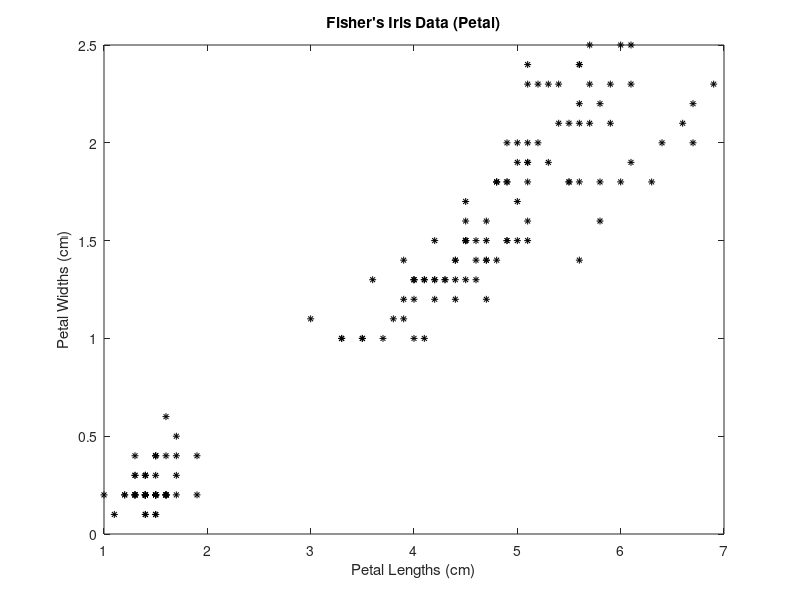
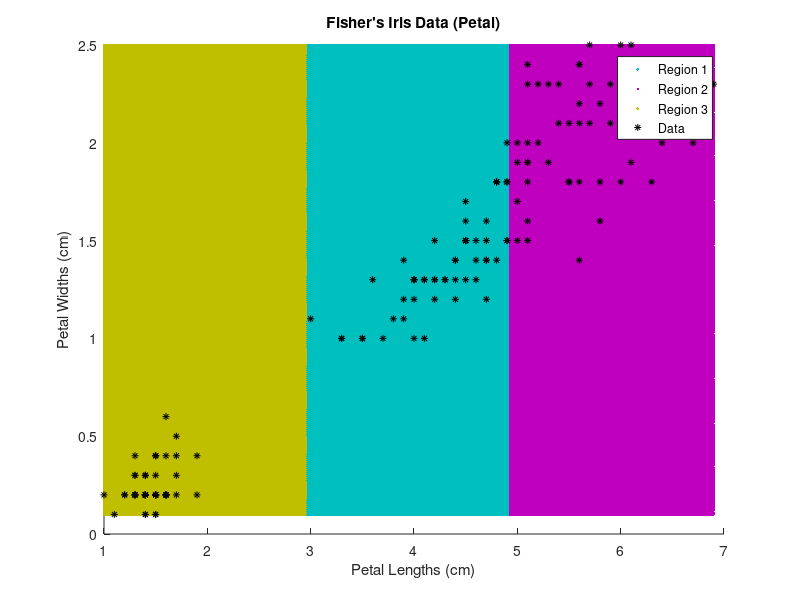
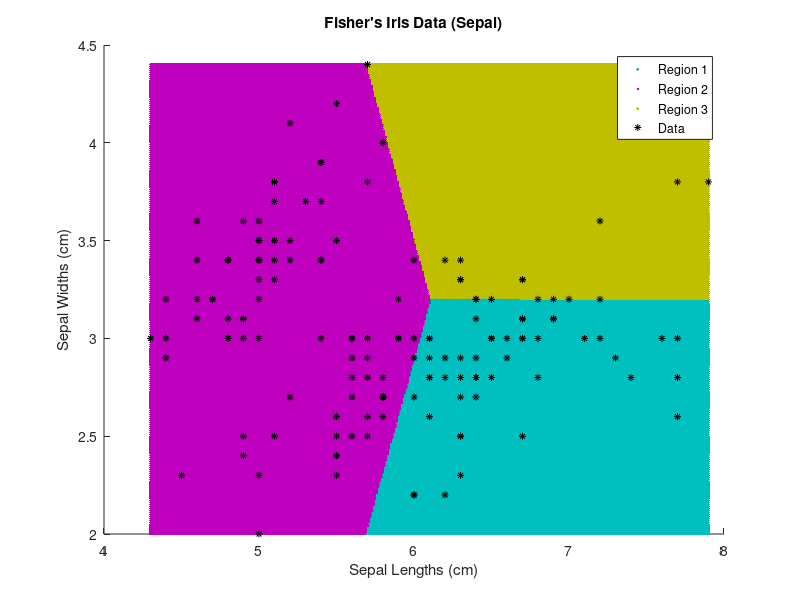

These charts were generated, in order, by the following MATLAB code:
%{
==========================================
Homework 3 Question 4 Code
Name       : Chase Lotito
University : Southern Illinois University
Course     : ECE469
==========================================
Description:
K-Means Clustering
==========================================
%}

load fisheriris
X = meas(:,3:4);  % extract petal lengths and widths

% (A) X IS 2D, VISUALIZE IN 2D SPACE
figure;
plot(X(:,1), X(:,2), 'k*', 'MarkerSize', 5);
title('Fisher''s Iris Data (Petal)');
xlabel('Petal Lengths (cm)');
ylabel('Petal Widths (cm)');

% (B) RUN K=3 K-MEANS
rng(1);   % reproducibility

% idx: vector of predicted cluster id's
%   C: matrix of centroid locations
[idx, C] = kmeans(X,3);  

% (C) COMPUTE CENTROID DISTANCE BY PASSING C INTO KMEANS
% create grid
x1 = min(X(:,1)):0.01:max(X(:,1));
x2 = min(X(:,2)):0.01:max(X(:,2));
[x1G,x2G] = meshgrid(x1,x2);
XGrid = [x1G(:), x2G(:)];
idx2Region = kmeans(XGrid, 3, MaxIter=1,Start=C);

% (D) VISUALIZE CLUSTERS
figure;
gscatter(XGrid(:,1), XGrid(:,2), idx2Region, [0,0.75,0.75;0.75,0,0.75;0.75,0.75,0], '.'); % vector is colors
hold on;
plot(X(:,1), X(:,2), 'k*', 'MarkerSize',5);
title('Fisher''s Iris Data (Petal)');
xlabel('Petal Lengths (cm)');
ylabel('Petal Widths (cm)');
legend('Region 1', 'Region 2', 'Region 3', 'Data', Location='SouthEast');
hold off;

% (E) EXTRACT LENGTH AND WIDTH OF SEPALS AND REPEAT ABOVE
X = meas(:,1:2);  % extract sepal lengths and widths

% idx: vector of predicted cluster id's
%   C: matrix of centroid locations
[idx, C] = kmeans(X,3);  

% (C) COMPUTE CENTROID DISTANCE BY PASSING C INTO KMEANS
% create grid
x1 = min(X(:,1)):0.01:max(X(:,1));
x2 = min(X(:,2)):0.01:max(X(:,2));
[x1G,x2G] = meshgrid(x1,x2);
XGrid = [x1G(:), x2G(:)];
idx2Region = kmeans(XGrid, 3, MaxIter=1,Start=C);

% (D) VISUALIZE CLUSTERS
figure;
gscatter(XGrid(:,1), XGrid(:,2), idx2Region, [0,0.75,0.75;0.75,0,0.75;0.75,0.75,0], '.'); % vector is colors
hold on;
plot(X(:,1), X(:,2), 'k*', 'MarkerSize',5);
title('Fisher''s Iris Data (Sepal)');
xlabel('Sepal Lengths (cm)');
ylabel('Sepal Widths (cm)');
legend('Region 1', 'Region 2', 'Region 3', 'Data', Location='SouthEast');
hold off;